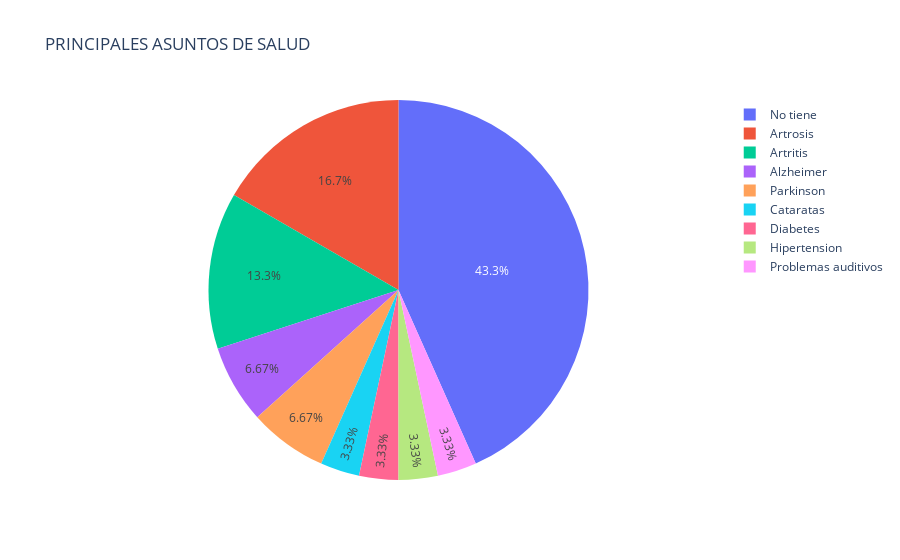

The cell this chart's notebook holds for it:
### Markdown cell above
# PIE CHART

### Code cell
import plotly.graph_objects as go

labels = df_location_health_issues['health_issues']
values = df_location_health_issues['id']

# pull is given as a fraction of the pie radius
fig_pie = go.Figure(data=[go.Pie(labels=df_location_health_issues['health_issues'], values=df_location_health_issues['id'])])
fig_pie.update_layout(title_text='PRINCIPALES ASUNTOS DE SALUD')
fig_pie.show()

### Figure 1 — Plotly figure (JSON) as saved in the notebook; plotly's stock layout.template omitted (floating-point values rounded to 4 significant figures)
{"data": [{"labels": ["No tiene", "Artrosis", "Artritis", "Alzheimer", "Parkinson", "Cataratas", "Diabetes", "Hipertension", "Problemas auditivos"], "type": "pie", "values": [13, 5, 4, 2, 2, 1, 1, 1, 1]}], "layout": {"title": {"text": "PRINCIPALES ASUNTOS DE SALUD"}}}
